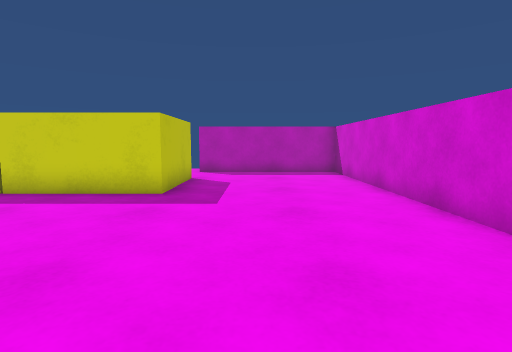
View 1 (above)

16 first-person views from a walk through a 3-D level made in the Unity game engine. The camera is 0.62 m above the floor, tilts 6° down and sees 80° across. The floor is counted in squares, 0.5 m on a side. Each view is taken from the middle of a square. On the plan, view 1 faces up. The plan holds only what a view shows up to about 13 squares ahead; the rest is blank. The player is left out.

View 2
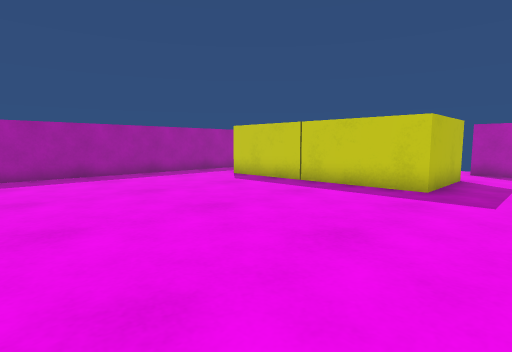

View 3
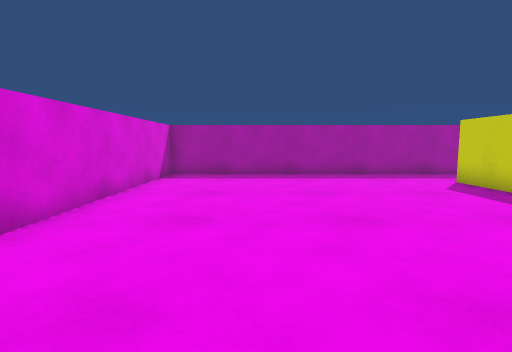

View 4
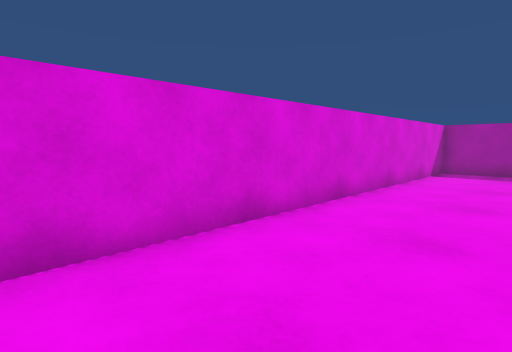

View 5
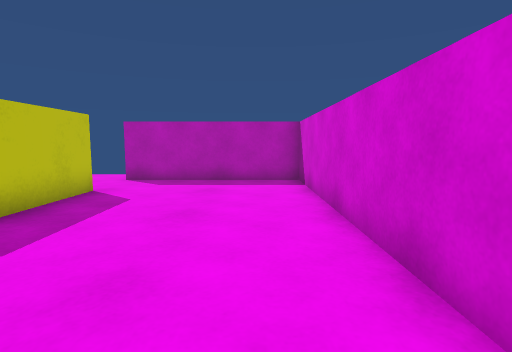

View 6
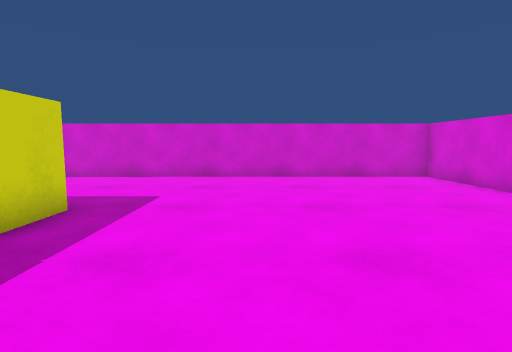

View 7
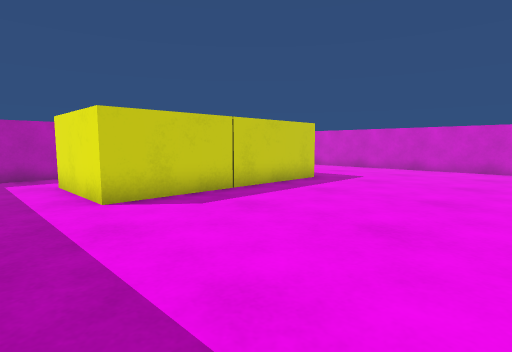

View 8
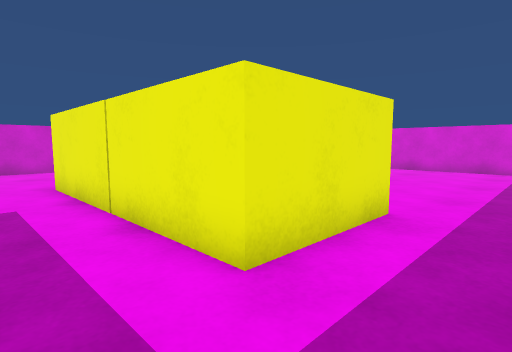

View 9
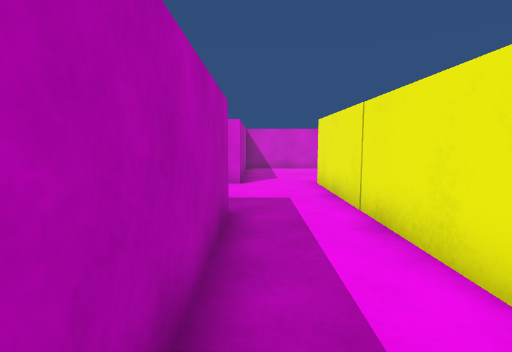

View 10
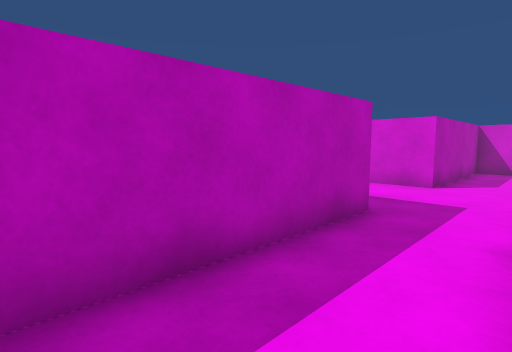

View 11
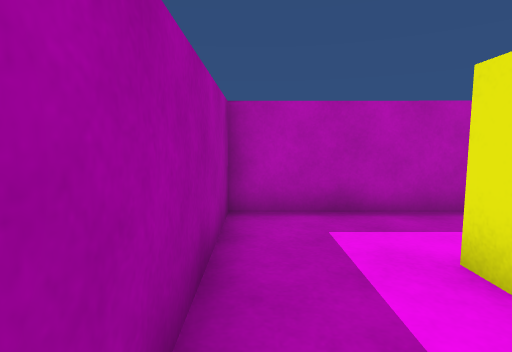

View 12
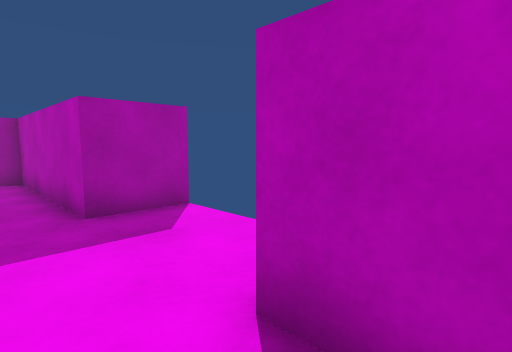

View 13
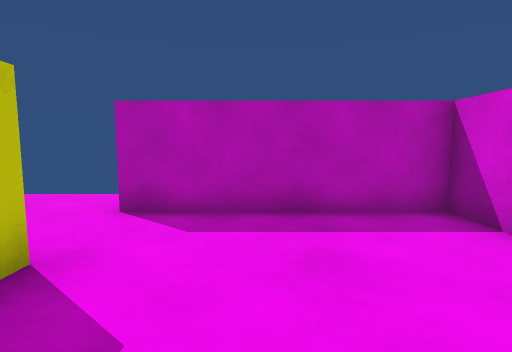

View 14
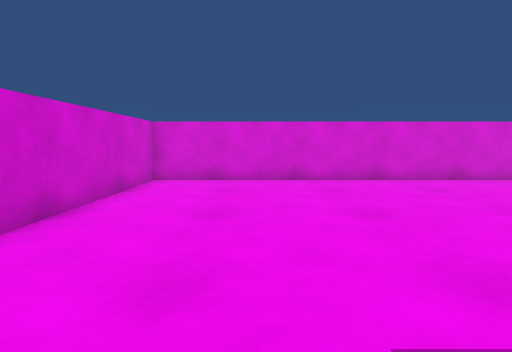

View 15
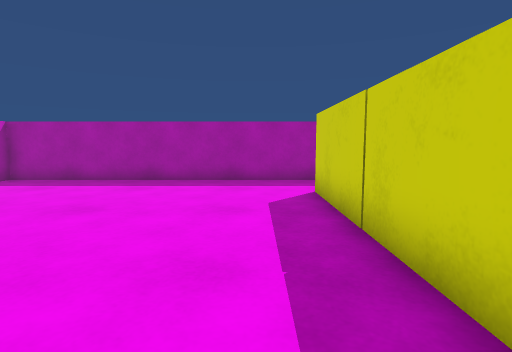

View 16
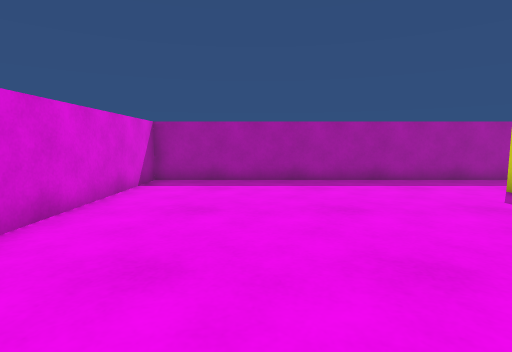

### Floor plan
Key: @ floor where view 1 was taken; # wall or solid block; . floor; B yellow block.
Columns run from 13 left of view 1 to 4 right of it. Each row starts with its distance up from view 1.
 16       #
 15       #....#
 14 #######....#######
 13 #................#
 12 #................#
 11 #..BBBBBBBBB.....#
 10 #..B       B.....#
  9 #..B       B.....#
  8 #..BBBBBBBBB.....#
  7 #................#
  6 #................#
  5 #................#
  4 #................#
  3 #................#
  2 #................#
  1 #................#
  0 #............@...#
 -1 #................#
 -2 #................#
 -3 ##################

Where each view was taken, in squares from view 1:
view 1: 0 up, 0 right, facing up
view 2: 1 down, 0 right, facing up-left
view 3: 1 up, 0 right, facing left
view 4: 1 up, 2 right, facing down-left
view 5: 3 up, 2 right, facing up
view 6: 4 up, 8 left, facing right
view 7: 1 up, 12 left, facing up-right
view 8: 13 up, 12 left, facing down-right
view 9: 13 up, 12 left, facing right
view 10: 11 up, 12 left, facing up-right
view 11: 8 up, 12 left, facing up
view 12: 12 up, 1 left, facing up-left
view 13: 8 up, 0 right, facing up
view 14: 8 up, 0 right, facing down
view 15: 6 up, 2 left, facing left
view 16: 1 up, 2 left, facing left
